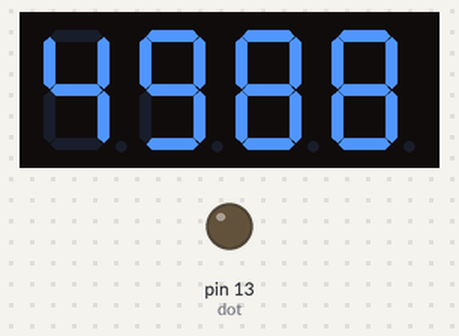
The sketch below on a simulated Arduino Uno, built with avr-gcc and run on an emulated ATmega328P. Shown: 4-digit seven-segment display, output pins drawn as LEDs (lit = HIGH). Wiring (inferred from the names in the program): 4-digit 7-segment display, segments lit when LOW: segments pin 2, pin 3, pin 4, pin 5, pin 6, pin 7, pin 8; digit selects pin 9, pin 10, pin 11, pin 12. The segment pins are drawn as the display they are named for; pins used as bus, display or sensor lines are not drawn; what the sketch prints to the serial monitor is not drawn.

Above: at 0.67 s.
At 5.34 s:
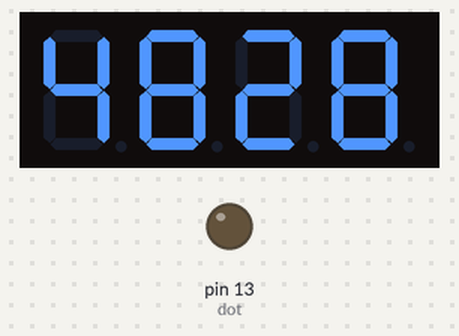
At 8.55 s:
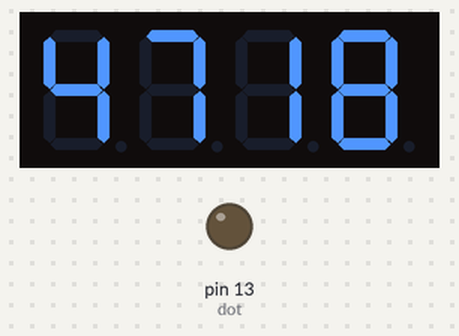
At 16.69 s:
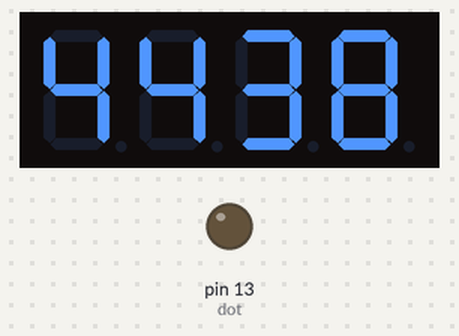
At 25.14 s:
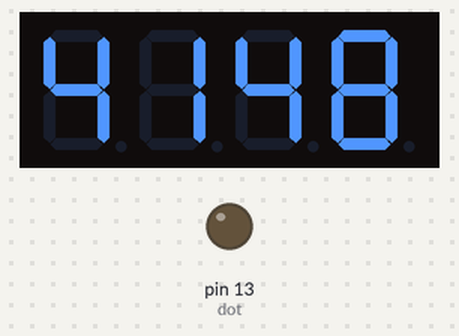
At 34.35 s:
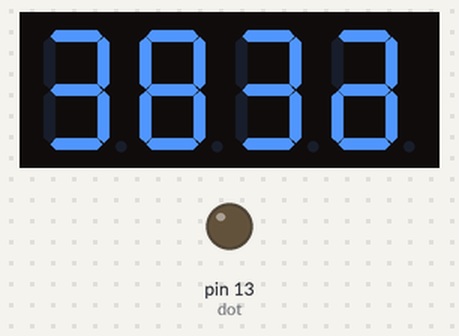

The sketch:

counter.ino
```cpp
const int segmentPins[] = {2, 3, 4, 5, 6, 7, 8};
int D1=9;
int D2=10;
int D3=11;
int D4=12;
int dot=13;
int count=5009;
const int digitPatterns[10][7] = {
    {0, 0, 0, 0, 0, 0, 1}, // 0
    {1, 0, 0, 1, 1, 1, 1}, // 1
    {0, 0, 1, 0, 0, 1, 0}, // 2
    {0, 0, 0, 0, 1, 1, 0}, // 3
    {1, 0, 0, 1, 1, 0, 0}, // 4
    {0, 1, 0, 0, 1, 0, 0}, // 5
    {0, 1, 0, 0, 0, 0, 0}, // 6
    {0, 0, 0, 1, 1, 1, 1}, // 7
    {0, 0, 0, 0, 0, 0, 0}, // 8
    {0, 0, 0, 0, 1, 0, 0}  // 9
};
void setup() {
  for (int i = 0; i < 7; i++) {
    pinMode(segmentPins[i], OUTPUT);
  }
pinMode(dot,OUTPUT);
pinMode(D1,OUTPUT);
pinMode(D2,OUTPUT);
pinMode(D3,OUTPUT);
pinMode(D4,OUTPUT);
Serial.begin(9600);
}

void loop() {
  getNum(count);
  count--;
  if(count<0)while(true){}

}


void getNum(int num){
  int digit4=num/1000;
  num=num%1000;
  Serial.print(digit4);
  int digit3=num/100;
  num=num%100;
  Serial.print(digit3);
  int digit2=num/10;
  num=num%10;
  Serial.print(digit2);
  int digit1=num;
  Serial.println(digit1);
  Serial.println("--------------------");
  turnOn(digit4,digit3,digit2,digit1);
}

void turnOn(int digit4,int digit3,int digit2,int digit1){
  digitalWrite(D1,HIGH);
  digitalWrite(D2,LOW);
  digitalWrite(D3,LOW);
  digitalWrite(D4,LOW);
  for (int i = 0; i < 7; i++) {
    digitalWrite(segmentPins[i], digitPatterns[digit4][i]);
  }
  delay(10);
  digitalWrite(D1,LOW);
  digitalWrite(D2,HIGH);
  digitalWrite(D3,LOW);
  digitalWrite(D4,LOW);
    for (int i = 0; i < 7; i++) {
    digitalWrite(segmentPins[i], digitPatterns[digit3][i]);
  }
  delay(10);
  digitalWrite(D1,LOW);
  digitalWrite(D2,LOW);
  digitalWrite(D3,HIGH);
  digitalWrite(D4,LOW);
    for (int i = 0; i < 7; i++) {
    digitalWrite(segmentPins[i], digitPatterns[digit2][i]);
  }
  delay(5);
  digitalWrite(D1,LOW);
  digitalWrite(D2,LOW);
  digitalWrite(D3,LOW);
  digitalWrite(D4,HIGH);
    for (int i = 0; i < 7; i++) {
    digitalWrite(segmentPins[i], digitPatterns[digit1][i]);
   }


}
```
